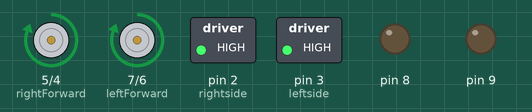
Recording of a sketch running on a simulated Arduino Uno, built with avr-gcc and run on an emulated ATmega328P. Shown: motor-driver pin pairs drawn as motors (green arrow = first pin HIGH = forward, orange = second pin HIGH = backward, longer = more drive), switched loads named in the sketch (green lamp = pin HIGH), output pins drawn as LEDs (lit = HIGH).

Above: at 0.4 s.
At 1.4 s:
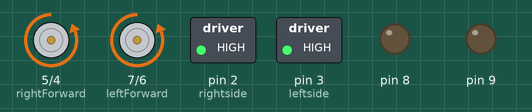
At 1.8 s:
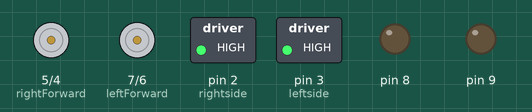
Timing chart, 0 to 3.0 s (numbered marks = the images above):
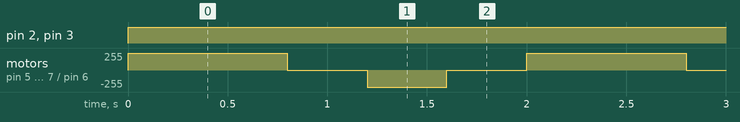

The sketch:

TankDrive.ino
```cpp
#define rightside 2
#define leftside 3

#define rightForward 5
#define rightReverse 4

#define leftForward 7
#define leftReverse 6


void setup() {
  for(int pin = 2; pin <= 9; pin++) {
    pinMode(pin, OUTPUT);
  }
}


void moveForward() {
  digitalWrite(rightReverse, LOW);
  digitalWrite(leftReverse, LOW);

  digitalWrite(rightForward, HIGH);
  digitalWrite(leftForward, HIGH);
}


void moveBackwards() {
  digitalWrite(rightForward, LOW);
  digitalWrite(leftForward, LOW);

  digitalWrite(rightReverse, HIGH);
  digitalWrite(leftReverse, HIGH);
}


void moveRight() {
  digitalWrite(rightReverse, LOW);
  digitalWrite(leftForward, LOW);

  digitalWrite(rightForward, HIGH);
  digitalWrite(leftReverse, HIGH);
}


void moveLeft() {
  digitalWrite(rightForward, LOW);
  digitalWrite(leftReverse, LOW);

  digitalWrite(rightReverse, HIGH);
  digitalWrite(leftForward, HIGH);
}


void stop() {
  // Turns off all motors

  digitalWrite(rightForward, LOW);
  digitalWrite(rightReverse, LOW);
  digitalWrite(leftForward, LOW);
  digitalWrite(leftReverse, LOW);
}


void loop() {
  digitalWrite(rightside, HIGH);
  digitalWrite(leftside, HIGH);

  moveForward();
  delay(800);
  stop();
  delay(400);
  moveBackwards();
  delay(400);
  stop();
  delay(400);
}
```

Measured:
- by itself, pin 2 (rightside), pin 3 (leftside): LOW → HIGH at 0.00 s
- by itself, motor on pin 5 (rightForward) / pin 4 (rightReverse), motor on pin 7 (leftForward) / pin 6 (leftReverse): repeats every 2.0 s: stopped 0.40 s, backward 255/255 0.40 s, stopped 0.40 s, forward 255/255 0.80 s
